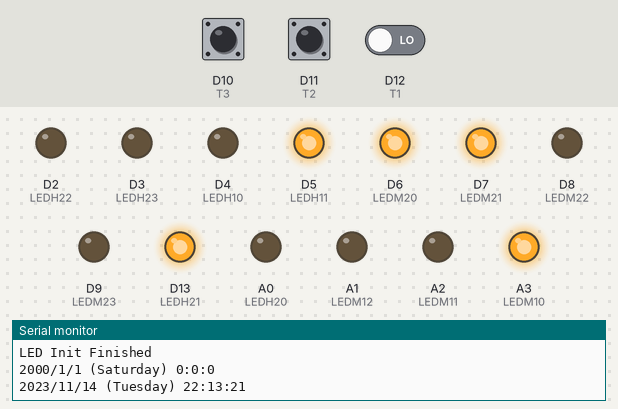
A sketch run on a simulated Arduino Zero (SAMD21). Parts: output pins drawn as LEDs (lit = HIGH), the last lines printed to the serial monitor. Dashed ring = blinking. The test bench sets the inputs (shaded band); at power-on: D12 (T1) LOW, D10 (T3) LOW, D11 (T2) LOW. The local clock reads 2024-03-15 10:24:30 at power-on unless the sketch sets it.

Above: at 3.8 s.
3.9 s: D12 (T1) driven HIGH
At 4.4 s:
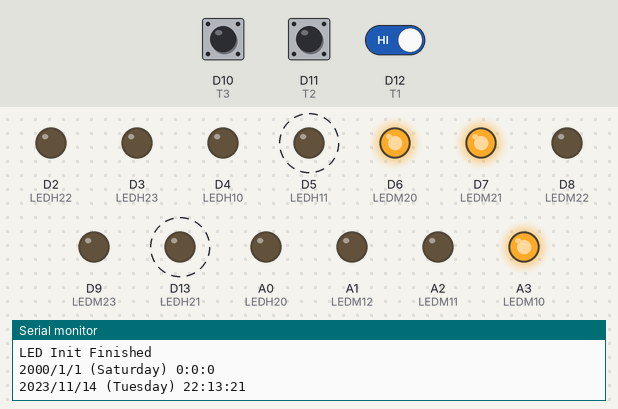
6.9 s: D10 (T3) driven HIGH
At 8.0 s:
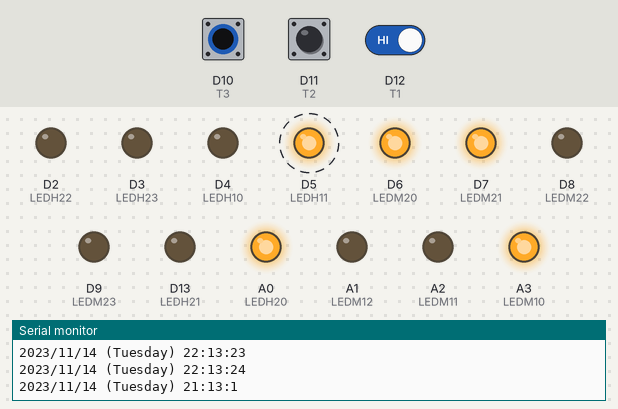
9.9 s: D11 (T2) driven HIGH
At 11.0 s:
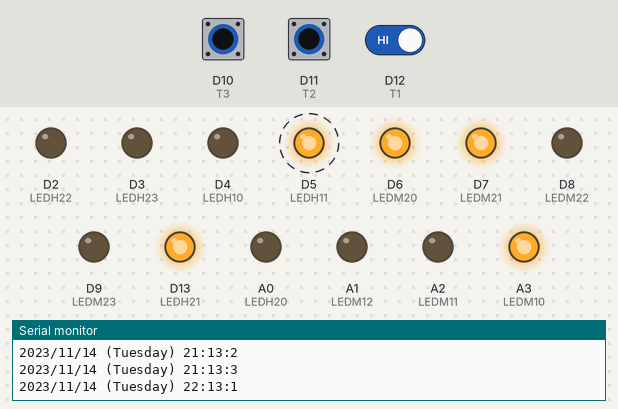
12.9 s: D11 (T2) pulsed LOW 2 times (0.12 s each, 0.3 s apart)
At 13.5 s:
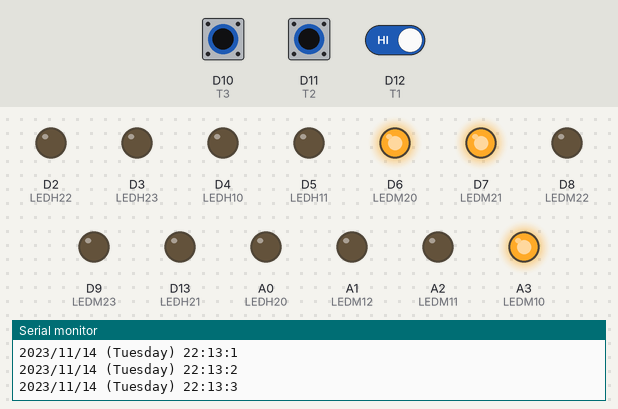
15.0 s: D10 (T3) pulsed LOW 5 times (0.12 s each, 0.3 s apart)
At 17.0 s:
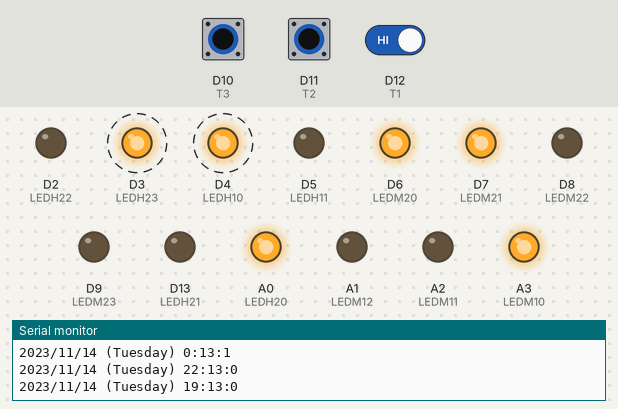
Timing chart, 0 to 20.5 s (numbered marks = the images above; inputs shaded):
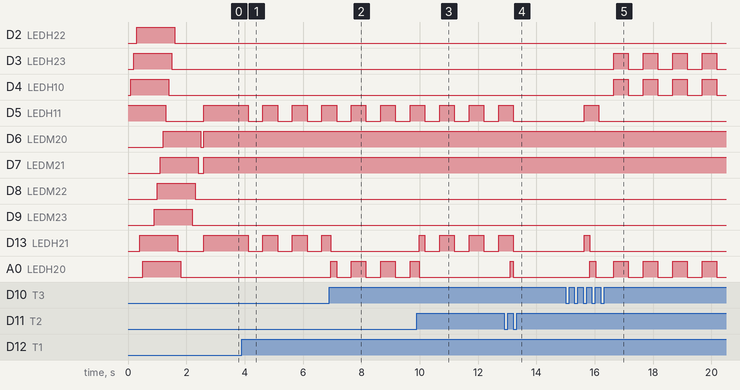

The sketch:

BinarinoClockerino.ino
```cpp
// (licence header left out)
// Includes
// Date and time functions using a DS1307 RTC connected via I2C and Wire lib
#include <Time.h>
#include <Wire.h>
#include <RTClib.h>

#if defined(ARDUINO_ARCH_SAMD)
// for Zero, output on USB Serial console, remove line below if using programming port to program the Zero!
#define Serial SerialUSB
#endif


// Defines
// LED Defines
#define LEDM20 6
#define LEDM21 7
#define LEDM22 8
#define LEDM23 9
#define LEDM10 17
#define LEDM11 16
#define LEDM12 15
#define LEDH20 14
#define LEDH21 13
#define LEDH22 2
#define LEDH23 3
#define LEDH10 4
#define LEDH11 5
// Pushbutton Defines
#define T1 12
#define T2 11
#define T3 10


//Variables
//Pushbuttons
int stateT1 = 0;  //Variable for reading button state
int stateT2 = 0;  //Variable for reading button state
int stateT3 = 0;  //Variable for reading button state

int stateT1old = 0;  //Variable for reading button state
int stateT2old = 0;  //Variable for reading button state
int stateT3old = 0;  //Variable for reading button state
int Tstates[] = {stateT1, stateT2, stateT3};
//LED
int LEDMinutes[] = {LEDM12, LEDM11, LEDM10, LEDM23, LEDM22, LEDM21, LEDM20};
int LEDHours[] = {LEDH11, LEDH10, LEDH23, LEDH22, LEDH21, LEDH20};

//RTC Module
RTC_DS1307 rtc;
DateTime curr;
char daysOfTheWeek[7][12] = {"Sunday", "Monday", "Tuesday", "Wednesday", "Thursday", "Friday", "Saturday"};
int adjustPlace = 0;
int adjustYear = 0;
int adjustMonth = 0;
int adjustDay = 0;
int adjustHour = 0;
int adjustMinutes = 0;
int adjustSeconds = 0;
int adjustActive = 0;
int adjustArray[] = {adjustYear, adjustMonth, adjustDay, adjustHour, adjustMinutes, adjustSeconds};
bool LEDadjustHours = false;
bool LEDadjustMinutes = false;
bool LEDOff = false;

//LED, hour, minutes variables
int currHour = 0;
int currHourL = 0;
int currMinutes = 0;
int currMinutesL = 0;

//Millis and multitasking
long millisNew = 0;   //Current count of millis
// Millis  Task 1
long millisOld1 = 0;   //Previous Millis value
long millisInterval1 = 1000;//First number for interval
// Millis  Task 2
long millisOld2 = 0;   //Previous Millis value
long millisInterval2 = 50;//First number for interval
// Millis  Task 3
long millisOld3 = 0;   //Previous Millis value
long millisInterval3 = 500;//First number for interval
// Millis  Task 4
long millisOld4 = 0;   //Previous Millis value
long millisInterval4 = 100;//First number for interval


//------ Setup Function --------------------------//
void setup() {
  // Init
  // LED init
  LEDInit();
  //Serial Init
  Serial.begin(57600);

  //RTC Init
  if (! rtc.begin()) {
    //Serial.println("Couldn't find RTC");
    while (1);
  }

  if (! rtc.isrunning()) {
    Serial.println("RTC is NOT running!");
  }
  //following line sets the RTC to the date & time this sketch was compiled
  rtc.adjust(DateTime(F(__DATE__), F(__TIME__)));
}

//-------- Loop Function --------------------------//
void loop() {
  millisTasks();
}


//------- Other Functions ------------------------//
int pushButtonRead() {
  stateT1old = stateT1;
  stateT2old = stateT2;
  stateT3old = stateT3;
  stateT1 = digitalRead(T1);
  stateT2 = digitalRead(T2);
  stateT3 = digitalRead(T3);

}

// MIllis Tasks -------------------------------------------------------
int millisTasks() {
  millisNew = millis();

  // Task 1 -------------------------------
  if (millisNew - millisOld1 > millisInterval1) {
    millisOld1 = millisNew;
    // Tasks for millis 1
    digitalClockDisplay();
  }

  // Task 2 --------------------------------
  if (millisNew - millisOld2 > millisInterval2) {
    millisOld2 = millisNew;

    //Tasks for millis 2
    pushButtonRead();   // Read pushbutton states

    // Check for adjust
    if ((stateT1old == LOW) && (stateT1 == HIGH)) {
      if(adjustPlace == 2) {
        adjustPlace = 0;
      } else {
        adjustPlace++;
      }
      if (adjustPlace == 0) {
        LEDadjustHours = false;
        LEDadjustMinutes = false;
      }
      if(adjustPlace == 1) {
        LEDadjustHours = true;
        LEDadjustMinutes = false;
      }
      // Adjust is made on minutes
      if(adjustPlace == 2) {
        LEDadjustHours = false;
        LEDadjustMinutes = true;
      }
    }
    //If second button is pressed
    if ((stateT2old == LOW) && (stateT2 == HIGH)) {        // nc

      curr = rtc.now();
      if (adjustPlace == 1 ) {
        if (adjustHour == 23) {
          adjustHour = 0;
        }
        else {
          adjustHour++;
        }
        rtc.adjust(DateTime(curr.year(), curr.month(), curr.day(), adjustHour, curr.minute(), 0));
      }

      if (adjustPlace == 2) {
        adjustMinutes = curr.minute();
        if (adjustMinutes == 59) {
          adjustMinutes = 0;
        }
        else {
          adjustMinutes++;
        }
        rtc.adjust(DateTime(curr.year(), curr.month(), curr.day(), curr.hour(), adjustMinutes, 0));
      }

    }
    // Check if T3 was pressed
    if ((stateT3old == LOW) && (stateT3 == HIGH)) {        // add an hour!
      curr = rtc.now();
      if (adjustPlace == 1 ) {
        adjustHour = curr.hour();
        if (adjustHour == 0) {
          adjustHour = 23;
        }
        else {
          adjustHour--;
        }
        rtc.adjust(DateTime(curr.year(), curr.month(), curr.day(), adjustHour, curr.minute(), 0));
      }

      if (adjustPlace == 2) {
        adjustMinutes = curr.minute();
        if (adjustMinutes == 0) {
          adjustMinutes = 59;
        }
        else {
          adjustMinutes--;
        }
        rtc.adjust(DateTime(curr.year(), curr.month(), curr.day(), curr.hour(), adjustMinutes, 0));

      }
    }

  }
  // Task 3 -------------------------------
  if (millisNew - millisOld3 > millisInterval3) {
    millisOld3 = millisNew;

    // Task operations
    LEDOff = !LEDOff; // blinking the led if adjusted
  }
  // Task 4 -----------------------------
  if (millisNew - millisOld4 > millisInterval4) {
    millisOld4 = millisNew;
    // Tasks operations
    LEDClkShow();
  }
}

void digitalClockDisplay() {
  Serial.print(curr.year(), DEC);
  Serial.print('/');
  Serial.print(curr.month(), DEC);
  Serial.print('/');
  Serial.print(curr.day(), DEC);
  Serial.print(" (");
  Serial.print(daysOfTheWeek[curr.dayOfTheWeek()]);
  Serial.print(") ");
  Serial.print(curr.hour(), DEC);
  Serial.print(':');
  Serial.print(curr.minute(), DEC);
  Serial.print(':');
  Serial.print(curr.second(), DEC);
  Serial.println();
  return 0;

}

void LEDInit() {
  //  Serial.println("LED INIT" );
  pinMode(LEDM20, OUTPUT);
  pinMode(LEDM21, OUTPUT);
  pinMode(LEDM22, OUTPUT);
  pinMode(LEDM23, OUTPUT);
  pinMode(LEDM10, OUTPUT);
  pinMode(LEDM11, OUTPUT);
  pinMode(LEDM12, OUTPUT);
  pinMode(LEDH20, OUTPUT);
  pinMode(LEDH21, OUTPUT);
  pinMode(LEDH22, OUTPUT);
  pinMode(LEDH23, OUTPUT);
  pinMode(LEDH10, OUTPUT);
  pinMode(LEDH11, OUTPUT);

  // Also pushbutton init
  // Push buttons
  pinMode(T1, INPUT);
  pinMode(T2, INPUT);
  pinMode(T3, INPUT);

  int i = 0;
  int LEDdelay =  100;
  int MinutesIndex = 6;
  int HoursIndex = 5;

  // Check if all leds are okay
  // Hours array
  for (i = 0; i <= HoursIndex; i++)
  {
    digitalWrite(LEDHours[i], HIGH);
    delay(LEDdelay);
  }
  //Minutes array
  for (i = 0; i <= MinutesIndex; i++)
  {
    digitalWrite(LEDMinutes[i], HIGH);
    delay(LEDdelay);
  }

  for (i = 0; i <= HoursIndex; i++)
  {
    digitalWrite(LEDHours[i], LOW);
    delay(LEDdelay);
  }
  //

  for (i = 0; i <= MinutesIndex; i++)
  {
    digitalWrite(LEDMinutes[i], LOW);
    delay(LEDdelay);
  }
  Serial.println("LED Init Finished");
}

void LEDReset() {
  // Reset all leds, before write new value
  digitalWrite(LEDM20, LOW);
  digitalWrite(LEDM21, LOW);
  digitalWrite(LEDM22, LOW);
  digitalWrite(LEDM23, LOW);
  digitalWrite(LEDM10, LOW);
  digitalWrite(LEDM11, LOW);
  digitalWrite(LEDM12, LOW);

  digitalWrite(LEDH20, LOW);
  digitalWrite(LEDH21, LOW);
  digitalWrite(LEDH22, LOW);
  digitalWrite(LEDH23, LOW);
  digitalWrite(LEDH10, LOW);
  digitalWrite(LEDH11, LOW);
}

void LEDClkShow() {

  curr = rtc.now();
  currHour = curr.hour();
  currHourL = currHour % 10;
  currMinutes = curr.minute();
  currMinutesL = currMinutes % 10;
  LEDReset();
  //SET LEDS
  // Code is quite self explanatory
  //minutes units
  if (LEDadjustMinutes == false || (LEDadjustMinutes == true && LEDOff == false)) {
    if (currMinutesL == 1 || currMinutesL == 3 || currMinutesL == 5 || currMinutesL == 7 || currMinutesL == 9) {
      digitalWrite(LEDM20, HIGH);
    } else {
      digitalWrite(LEDM20, LOW);
    }
    if (currMinutesL == 2 || currMinutesL == 3 || currMinutesL == 6 || currMinutesL == 7) {
      digitalWrite(LEDM21, HIGH);
    } else {
      digitalWrite(LEDM21, LOW);
    }
    if (currMinutesL == 4 || currMinutesL == 5 || currMinutesL == 6 || currMinutesL == 7) {
      digitalWrite(LEDM22, HIGH);
    } else {
      digitalWrite(LEDM22, LOW);
    }
    if (currMinutesL == 8 || currMinutesL == 9) {
      digitalWrite(LEDM23, HIGH);
    } else {
      digitalWrite(LEDM23, LOW);
    }

    //minutes
    if ((currMinutes >= 10 && currMinutes < 20) || (currMinutes >= 30 && currMinutes < 40) || (currMinutes >= 50 && currMinutes < 60))  {
      digitalWrite(LEDM10, HIGH);
    } else {
      digitalWrite(LEDM10, LOW);
    }
    if (currMinutes >= 20 && currMinutes < 40)  {
      digitalWrite(LEDM11, HIGH);
    } else {
      digitalWrite(LEDM11, LOW);
    }
    if (currMinutes >= 40 && currMinutes < 60) {
      digitalWrite(LEDM12, HIGH);
    } else {
      digitalWrite(LEDM12, LOW);
    }
  }
  //hour units
  if (LEDadjustHours == false || (LEDadjustHours == true && LEDOff == true)) {
    if (currHourL == 1 || currHourL == 3 || currHourL == 5 || currHourL == 7 || currHourL == 9) {
      digitalWrite(LEDH20, HIGH);
    } else {
      digitalWrite(LEDH20, LOW);
    }
    if (currHourL == 2 || currHourL == 3 || currHourL == 6 || currHourL == 7) {
      digitalWrite(LEDH21, HIGH);
    } else {
      digitalWrite(LEDH21, LOW);
    }
    if (currHourL == 4 || currHourL == 5 || currHourL == 6 || currHourL == 7) {
      digitalWrite(LEDH22, HIGH);
    } else {
      digitalWrite(LEDH22, LOW);
    }
    if (currHourL == 8 || currHourL == 9 ) {
      digitalWrite(LEDH23, HIGH);
    } else {
      digitalWrite(LEDH23, LOW);
    }

    //hour
    if (currHour >= 10 && currHour < 20)  {
      digitalWrite(LEDH10, HIGH);
    } else {
      digitalWrite(LEDH10, LOW);
    }
    if (currHour >= 20 && currHour < 24)  {
      digitalWrite(LEDH11, HIGH);
    } else {
      digitalWrite(LEDH11, LOW);
    }
  }
}
```

Measured:
- after the input at 3.9 s, D5 (LEDH11), D13 (LEDH21): alternates HIGH for 0.50 s and LOW for 0.51 s, starting after 0.22 s
- after the input at 6.9 s, A0 (LEDH20): LOW → HIGH after 0.05 s, then repeats every 1.0 s: LOW 0.51 s, HIGH 0.51 s
- after the input at 9.9 s, D13 (LEDH21): LOW → HIGH after 0.08 s, then repeats every 1.0 s: LOW 0.51 s, HIGH 0.50 s
- after the input at 12.9 s, D5 (LEDH11), D13 (LEDH21): goes on until 13.2 s, then stays LOW; A0 (LEDH20): LOW → HIGH after 0.21 s, → LOW 0.10 s later
- after the input at 15.0 s, D3 (LEDH23), D4 (LEDH10): alternates HIGH for 0.51 s and LOW for 0.51 s, starting after 1.6 s
